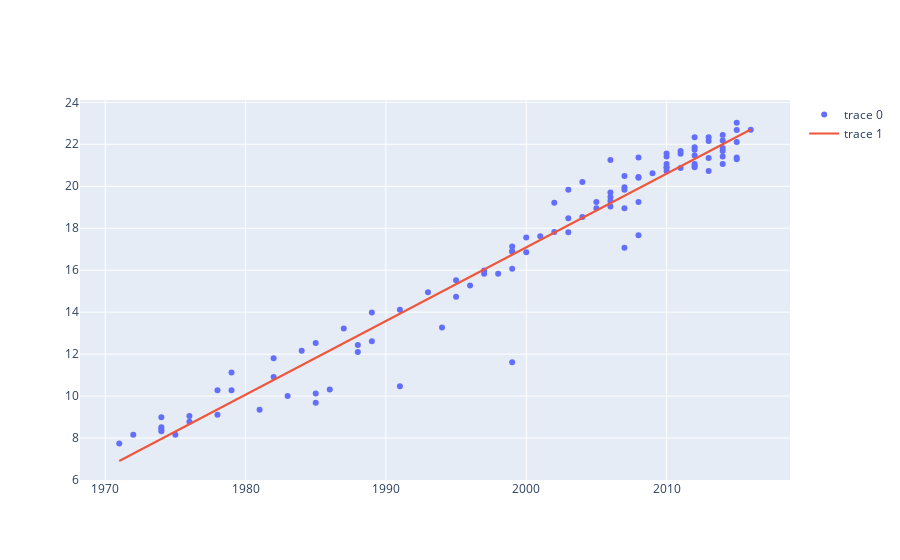

Source (notebook cell):
### Code cell
fig = go.Figure()
fig.add_trace(go.Scatter(x=X,y=Y,mode='markers'))
fig.add_trace(go.Scatter(x=X,y=Y_hat,mode = 'lines'))
fig.show()
